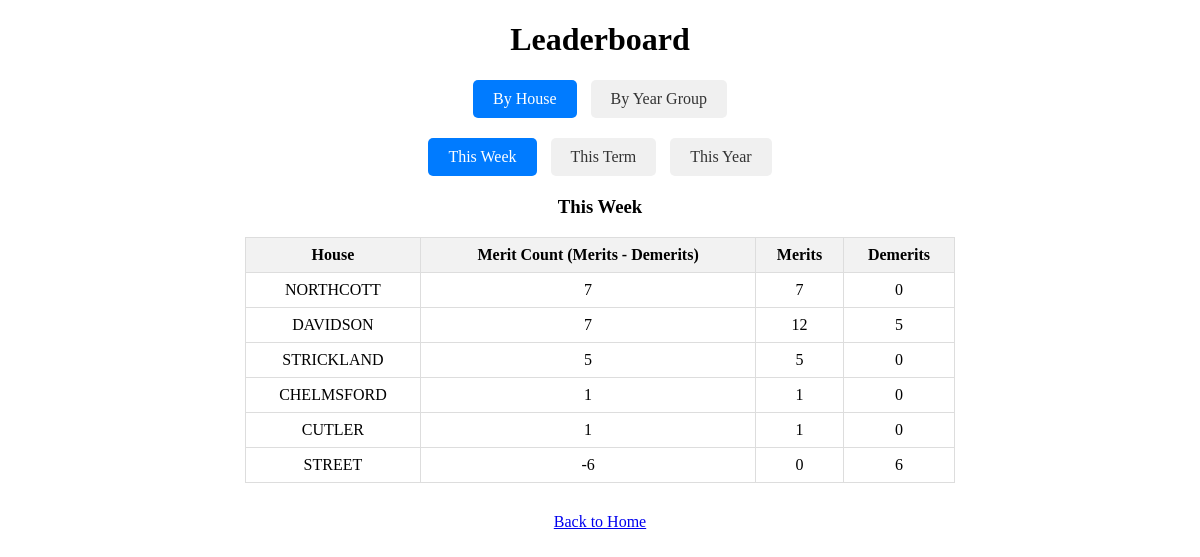
The app's page /leaderboard with its own data.
### tables this page shows
CREATE TABLE Demerits (
            ID INTEGER PRIMARY KEY AUTOINCREMENT,
            StudentName TEXT NOT NULL,
            Grade INTEGER NOT NULL,
            House TEXT NOT NULL,
            Reason TEXT NOT NULL,
            awarded_by TEXT NOT NULL,
            date TEXT NOT NULL
        );

### app.py (the view, shortened to what this page needs)
@app.route('/leaderboard')
def leaderboard():
    sort_by = request.args.get('sort', 'house')  # 'house' or 'year'
    time_filter = request.args.get('filter', 'week')
    show_current_date = False
    available_terms = []
    if time_filter == 'week':
        start_date, end_date = get_week_dates()
        filter_label = "This Week"
    elif time_filter == 'year':
        start_date, end_date = get_year_dates()
        filter_label = "This Year"
    else:
        start_date, end_date = get_week_dates()
        filter_label = "This Week"
    if sort_by == 'house':
        leaderboard_data = get_leaderboard_by_house(start_date, end_date)
    else:
        leaderboard_data = get_leaderboard_by_yeargroup(start_date, end_date)
    return render_template('leaderboard.html', leaderboard=leaderboard_data, sort_by=sort_by, time_filter=time_filter,
                           filter_label=filter_label, show_current_date=show_current_date,
                           available_terms=available_terms, now=datetime.now)

### app.py (called while the page is built)
def get_week_dates():
    today = datetime.now()
    start_of_week = today - timedelta(days=today.weekday())
    end_of_week = start_of_week + timedelta(days=6)
    return start_of_week.strftime('%Y-%m-%d'), end_of_week.strftime('%Y-%m-%d')

### templates/leaderboard.html (shortened to what this page needs)
<!DOCTYPE html>
<html>
<head>
</head>
<body>
    <h1>Leaderboard</h1>
    <div class="sort-buttons">
        <a href="/leaderboard?sort=house&filter={{ time_filter }}" class="{{ 'active' if sort_by == 'house' else '' }}">By House</a>
        <a href="/leaderboard?sort=year&filter={{ time_filter }}" class="{{ 'active' if sort_by == 'year' else '' }}">By Year Group</a>
    </div>
    <div class="filter-buttons">
        <a href="/leaderboard?sort={{ sort_by }}&filter=week" class="{{ 'active' if time_filter == 'week' else '' }}">This Week</a>
        <a href="/leaderboard?sort={{ sort_by }}&filter=term" class="{{ 'active' if time_filter == 'term' else '' }}">This Term</a>
        <a href="/leaderboard?sort={{ sort_by }}&filter=year" class="{{ 'active' if time_filter == 'year' else '' }}">This Year</a>
    </div>
    <h3>{{ filter_label }}</h3>
    <table>
        <tr>
            {% if sort_by == 'house' %}
                <th>House</th>
            {% else %}
                <th>Year Group</th>
            {% endif %}
            <th>Merit Count (Merits - Demerits)</th>
            <th>Merits</th>
            <th>Demerits</th>
        </tr>
        {% for row in leaderboard %}
        <tr>
            {% if sort_by == 'house' %}
                <td><span class="house-{{ row.house|lower }}">{{ row.house }}</span></td>
            {% else %}
                <td>{{ row.year }}</td>
            {% endif %}
            <td>{{ row.score }}</td>
            <td>{{ row.merits }}</td>
            <td>{{ row.demerits }}</td>
        </tr>
        {% endfor %}
    </table>
    <div style="text-align:center; margin-top:30px;">
        <a href="/">Back to Home</a>
    </div>
</body>
</html>

### templates/leaderboard.html (style rules this page uses)
.filter-buttons, .sort-buttons { margin: 20px 0; text-align: center; }
.filter-buttons a, .sort-buttons a { display: inline-block; padding: 10px 20px; margin: 0 5px; background-color: #f0f0f0; text-decoration: none; color: #333; border-radius: 5px; }
.filter-buttons a.active, .sort-buttons a.active { background-color: #007bff; color: white; }
table { width: 60%; margin: 0 auto; border-collapse: collapse; }
th, td { border: 1px solid #ddd; padding: 8px; text-align: center; }
th { background-color: #f2f2f2; }
h1, h2, h3 { text-align: center; }

### records on screen
Demerits: house "DAVIDSON", score "7", merits "12", demerits "5"

### other values on screen
{{ filter_label }} "This Week"
{{ row.house }} "NORTHCOTT" "STRICKLAND" "CHELMSFORD" "CUTLER" "STREET"
{{ row.score }} "7" "5" "1" "1" "-6"
{{ row.merits }} "7" "5" "1" "1" "0"
{{ row.demerits }} "0" "0" "0" "0" "6"
